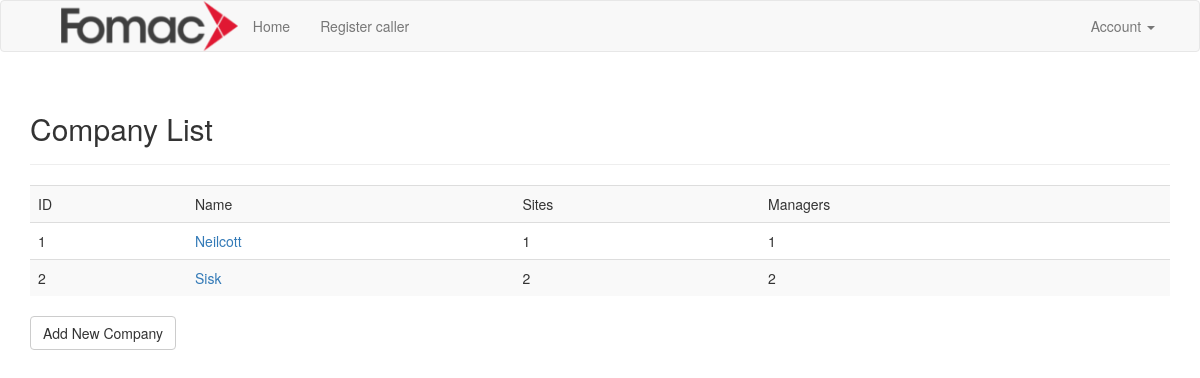
The app's page /company/ (signed in) with its own data.
### app/models.py (models this page shows, shortened)
class Company(db.Model):
    __tablename__ = 'company'
    id = db.Column(db.Integer, primary_key=True)
    name = db.Column(db.String(64))
    sites = db.relationship('Site', backref='company', lazy='dynamic')
    managers = db.relationship('SiteManager', backref='company', lazy='dynamic')
    class Meta:
        ordering = (('id', 'desc'),)

### app/company/views.py (the view)
@company.route('/')
@login_required
def company_index():
    companies = Company.query.order_by(Company.name.asc())
    return render_template('company/index.html', companies=companies)

### app/models.py (called while the page is built)
@login_manager.user_loader
def load_user(staff_id):
    return Staff.query.get(int(staff_id))

### app/templates/company/index.html
{% extends "base.html" %}
{% block page_content %}
<div class="page-header">
<h2>Company List</h2>
</div>
<table class="table table-striped">
<tr>
    <td>ID</td>
    <td>Name</td>
    <td>Sites</td>
    <td>Managers</td>
</tr>
{% for company in companies  %}
<tr>
    <td>{{ company.id }}</td>
    <td><a href="{{ url_for('company.company_profile', type='id', value=company.id) }}">{{ company.name }}</a></td>
    <td>{{ company.sites.count() }}</td>
    <td>{{ company.managers.count() }}</td>
</tr>
{% endfor %}
</table>
<a class="btn btn-default" href="{{ url_for('company.new_company') }}">Add New Company</a>
{% endblock %}

### records on screen
Company: id "1", name "Neilcott", sites.count "1", managers.count "1"
Company: id "2", name "Sisk", sites.count "2", managers.count "2"
